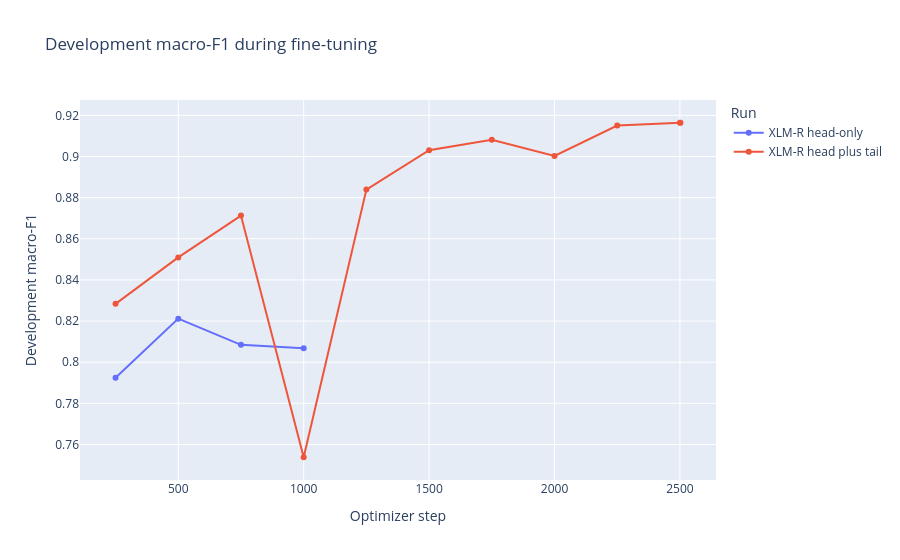

This figure's notebook cell:
### Code cell
RUN_NAMES = {
    "original_head_only": "XLM-R head-only (original accumulation)",
    "head_only": "XLM-R head-only",
    "head_tail": "XLM-R head plus tail",
}
display(
    pl.DataFrame(
        [
            {
                "run": RUN_NAMES[name],
                "kaggle_kernel": LONG_TEXT[name]["kaggle_kernel"],
                "truncation_policy": run["identity"]["configuration"]["truncation_policy"],
                "best_development_macro_f1": run["best_development_macro_f1"],
                "selected_checkpoint": run["best_model_checkpoint"],
                "stopped_at_step": run["global_step"],
                "stopped_at_epoch": run["epoch"],
                "train_runtime_minutes": float(run["train_runtime_seconds"]) / 60,
            }
            for name, run in metrics["runs"].items()
        ]
    ),
    {
        "development_selected_policy": metrics["development_selected_policy"],
        "same_environment": metrics["same_environment"],
        "environment": metrics["runs"]["head_tail"]["identity"]["environment"],
    },
)
histories = []
for name in ["head_only", "head_tail"]:
    run_directory = ROOT / metrics["runs"][name]["run_directory"]
    events = json.loads((run_directory / "history.json").read_text())["events"]
    history = pl.from_dicts(events, infer_schema_length=None)
    if "eval_macro_f1" in history.columns:
        histories.append(
            history.select("step", "eval_macro_f1")
            .drop_nulls()
            .with_columns(pl.lit(RUN_NAMES[name]).alias("run"))
        )
display(
    px.line(
        pl.concat(histories),
        x="step",
        y="eval_macro_f1",
        color="run",
        markers=True,
        title="Development macro-F1 during fine-tuning",
        labels={
            "step": "Optimizer step",
            "eval_macro_f1": "Development macro-F1",
            "run": "Run",
        },
    )
)

### Figure 1 — Plotly figure (JSON) as saved in the notebook; plotly's stock layout.template omitted (floating-point values rounded to 4 significant figures)
{"data": [{"hovertemplate": "Run=XLM-R head-only<br>Optimizer step=%{x}<br>Development macro-F1=%{y}<extra></extra>", "legendgroup": "XLM-R head-only", "line": {"color": "#636efa", "dash": "solid"}, "marker": {"symbol": "circle"}, "mode": "lines+markers", "name": "XLM-R head-only", "orientation": "v", "showlegend": true, "type": "scatter", "x": [250, 500, 750, 1000], "xaxis": "x", "y": [0.7924, 0.8212, 0.8084, 0.8068], "yaxis": "y"}, {"hovertemplate": "Run=XLM-R head plus tail<br>Optimizer step=%{x}<br>Development macro-F1=%{y}<extra></extra>", "legendgroup": "XLM-R head plus tail", "line": {"color": "#EF553B", "dash": "solid"}, "marker": {"symbol": "circle"}, "mode": "lines+markers", "name": "XLM-R head plus tail", "orientation": "v", "showlegend": true, "type": "scatter", "x": [250, 500, 750, 1000, 1250, 1500, 1750, 2000, 2250, 2500, 2502], "xaxis": "x", "y": [0.8284, 0.8509, 0.8713, 0.7538, 0.8839, 0.903, 0.9082, 0.9003, 0.9151, 0.9164, 0.9164], "yaxis": "y"}], "layout": {"legend": {"title": {"text": "Run"}, "tracegroupgap": 0}, "title": {"text": "Development macro-F1 during fine-tuning"}, "xaxis": {"anchor": "y", "domain": [0.0, 1.0], "title": {"text": "Optimizer step"}}, "yaxis": {"anchor": "x", "domain": [0.0, 1.0], "title": {"text": "Development macro-F1"}}}}
